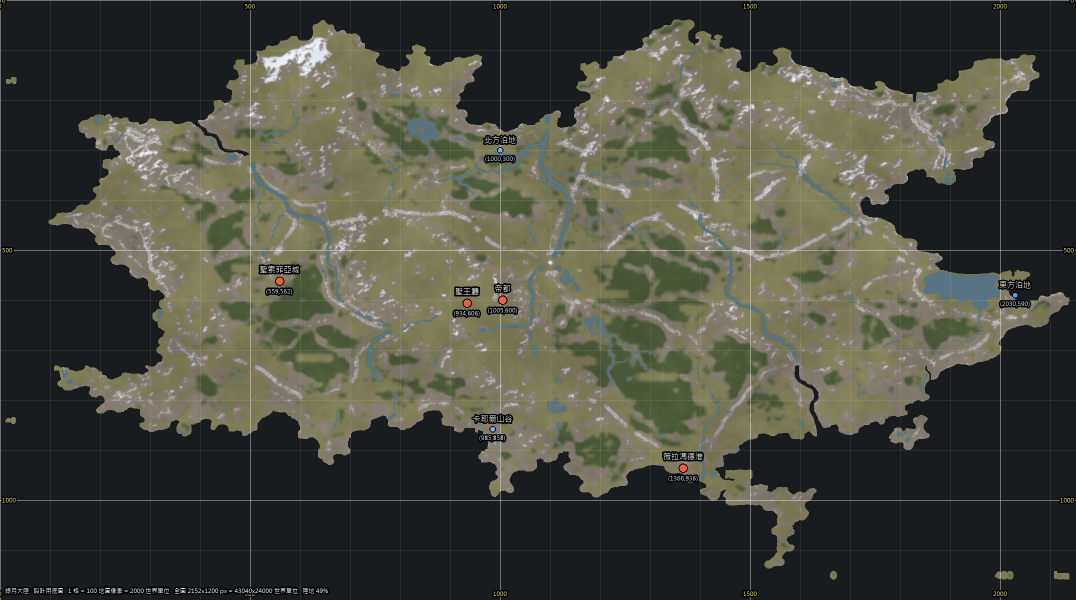
#> input picture flight/silvermoon_sheet.png, 2152 x 1200 px (shown at 1/2 size)
$ python build_region_overlay.py
#> lines starting #> are read from the running program, lines starting #| are printed output that depends on the picture
# -*- coding: utf-8 -*-
"""出「國界劃分圖」—— Reference/region.png 的**替代候選**（ver -735，Ray：
「出一張清楚畫分國界的圖，我看過正確就取代舊的 region」）。

⚠⚠ 合成法必須與舊 region.png 相同：`sheet×(1-K_MIX) + 國色×K_MIX`（K_MIX=0.40，
   見 build_regions.py 檔頭）—— 這樣核可之後把它放進 Reference/region.png，
   build_regions.py 的線性差分抽取**照跑不用改**。
⚠ 島群不在 silvermoon_sheet 上（那張是舊地形的成品圖）：島的底改鋪
   silvermoon_terrain 的實地色再疊國色。抽取端不受影響 —— 島本來就不走
   色彩抽取，走 ISLAND_REGIONS 的幾何劃界（見 build_regions.py）。
⚠ 國界、國名、國色全部讀 **runtime 的 region_map.json/png**（鐵律 7）。
   標籤文字會污染抽取的那幾個像素 —— 舊圖也一樣，補洞那一步會收拾。

輸出：flight/region_overlay.png（審閱用；核可後由人搬進 Reference/region.png，
      搬之前照規矩先 tools/recycle.sh 舊圖）。
用法：py flight/build_region_overlay.py
"""
import json
import os

import numpy as np
from PIL import Image, ImageDraw, ImageFont

HERE = os.path.dirname(os.path.abspath(__file__))
K_MIX = 0.40

# 13 國各給一個「線性混色後仍分得開」的平色（k-means 抽取要靠它們互相遠離）。
# id → RGB。0（無主）不上色。
REGION_COLORS = {
    1:  (196,  74,  74),   # 薩梅爾帝國
    2:  (222, 158,  62),   # 瓦爾士大公國
    3:  ( 96, 156, 219),   # 伊斯維亞王國
    4:  (105, 199, 155),   # 諾爾維亞王國
    5:  ( 68, 116, 196),   # 埃爾比斯王國
    6:  (176,  96, 196),   # 瓦勒里亞王國
    7:  (219, 199,  76),   # 澤維利亞王國
    8:  ( 88, 176,  70),   # 瓦爾德尼亞王國
    9:  (219, 108, 158),   # 羅賽爾王國
    10: (140, 116,  76),   # 法爾登王國
    11: ( 76, 190, 199),   # 馬爾維恩王國
    12: (232, 232, 148),   # 埃蘭王國
    13: (120,  92, 199),   # 阿斯佩里亞聯合王國
}
# 國都（ver -735，Ray 指定；與 export_mapref.py 的 PLACES 互指）
CAPITALS = [(9, '羅賽爾都城', 420, 764), (13, '阿斯佩里亞聯合王國國都', 295, 979)]
# 標籤位置：本土沿用 build_regions.py 的錨點（那是舊圖標籤的家）；島群與
# 羅賽爾另指（羅賽爾錨點在改劃後太靠海）。沒列的用區域重心。
LABEL_AT = {1: (1154, 709), 2: (1589, 228), 3: (365, 436), 4: (923, 312),
            5: (620, 260), 6: (612, 677), 7: (1835, 588), 8: (1661, 691),
            9: (330, 790), 10: (1266, 375), 11: (1553, 428),
            12: (105, 590), 13: (250, 1030)}


def load_font(size):
    for path in ([os.path.join(r"C:\Windows\Fonts", n)
                  for n in ("msjh.ttc", "msyh.ttc", "simhei.ttf")]
                 + ["/System/Library/Fonts/PingFang.ttc",
                    "/System/Library/Fonts/STHeiti Medium.ttc"]):
        try:
            return ImageFont.truetype(path, size)
        except OSError:
            continue
    return ImageFont.load_default()


def main():
    sheet = np.asarray(Image.open(os.path.join(HERE, 'silvermoon_sheet.png'))
                       .convert('RGB')).astype(np.float64)
    terr = np.asarray(Image.open(os.path.join(HERE, 'silvermoon_terrain.png'))
                      .convert('RGB')).astype(np.float64)
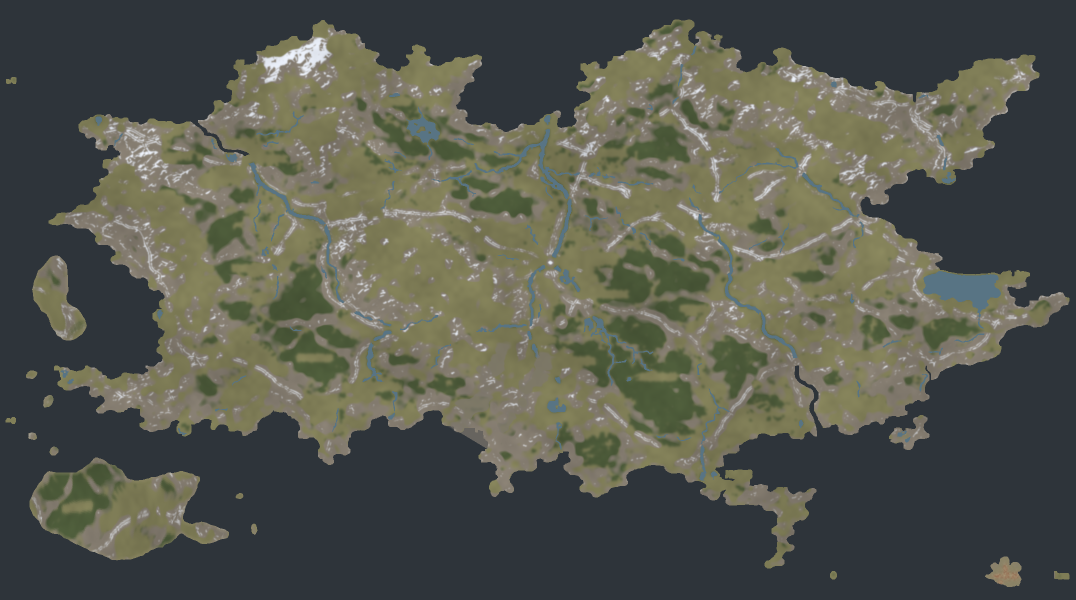
#> input picture flight/silvermoon_terrain.png, 2152 x 1200 px (shown at 1/2 size)
    hgt = np.asarray(Image.open(os.path.join(HERE, 'silvermoon_heightmap.png'))
                     .convert('L'))
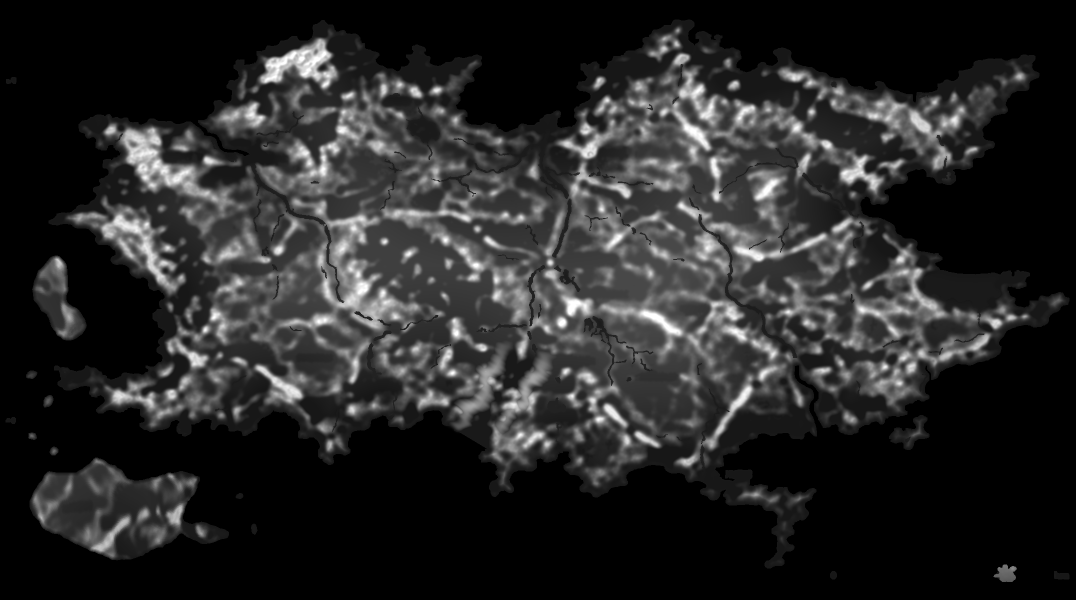
#> input picture flight/silvermoon_heightmap.png, 2152 x 1200 px (shown at 1/2 size)
#> hgt is the input picture: shape (1200, 2152); min 0, max 255, mean 39
#> (the run stopped early here; a loop or call above may not have finished)
